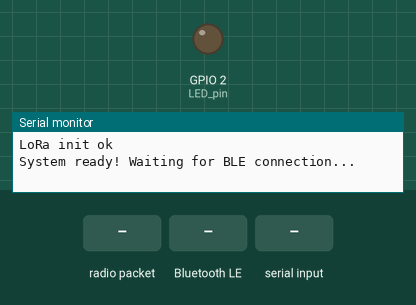
This sketch was run on a simulated ESP32. Parts: output pins drawn as LEDs (lit = HIGH), the last lines printed to the serial monitor. Inputs (shaded band) come from the test bench. No radio packets arrive unless stated; nothing arrives over Bluetooth unless stated; a phone connects over Bluetooth LE 3 s after start.

Above: at 2.4 s.
2.5 s: radio packet "0" arrives
5.5 s: Bluetooth LE write "0" received
At 6.1 s:
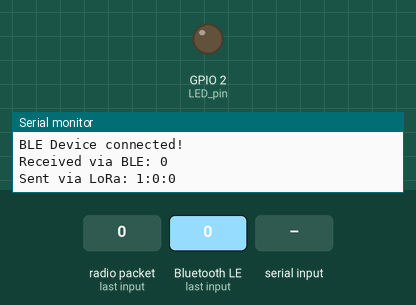
7.2 s: "90:45:200\n" received over Serial
At 8.36 s:
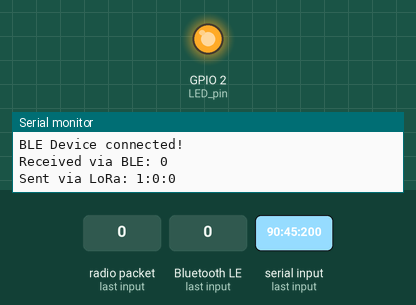
9.9 s: "90:45\n" received over Serial
At 12.1 s:
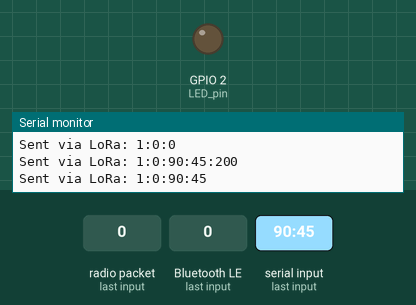
Timing chart, 0 to 13.6 s (numbered marks = the images above; inputs shaded):
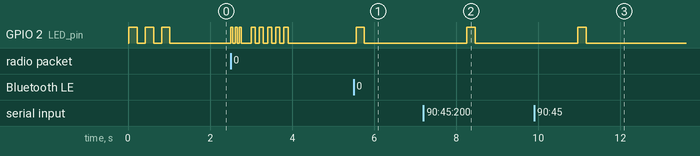

Measured:
- after the input at 5.5 s, GPIO 2 (LED_pin): LOW → HIGH after 0.06 s, → LOW 0.20 s later
- after the input at 7.2 s, GPIO 2 (LED_pin): LOW → HIGH after 1.1 s, → LOW 0.20 s later
- after the input at 9.9 s, GPIO 2 (LED_pin): LOW → HIGH after 1.1 s, → LOW 0.20 s later

The sketch:

LoraDevice1.ino
```cpp
#include <SPI.h>
#include <LoRa.h>
#include <BLEDevice.h>
#include <BLEServer.h>
#include <BLEUtils.h>
#include <BLE2902.h>

#define SCK     5    // GPIO5  -- SX1278's SCK
#define MISO    19   // GPIO19 -- SX1278's MISO
#define MOSI    27   // GPIO27 -- SX1278's MOSI
#define SS      18   // GPIO18 -- SX1278's CS
#define RST     14   // GPIO14 -- SX1278's RESET
#define DI0     26   // GPIO26 -- SX1278's IRQ(Interrupt Request)
#define BAND    915E6

// Device ID - Change this for each device (1, 2, 3, etc.)
const int DEVICE_ID = 1;

// BLE UUIDs
#define SERVICE_UUID        "12345678-1234-1234-1234-123456789abc"
#define CHARACTERISTIC_UUID_TX "12345678-1234-1234-1234-123456789abd"
#define CHARACTERISTIC_UUID_RX "12345678-1234-1234-1234-123456789abe"

BLEServer* pServer = NULL;
BLECharacteristic* pTxCharacteristic;
BLECharacteristic* pRxCharacteristic;
bool deviceConnected = false;
bool oldDeviceConnected = false;

String lastReceivedPacket = "";
String lastSentPacket = "";
unsigned int messageCounter = 0;
bool isTransmitting = false;

// Message structure: "FROM:TO:MESSAGE"
struct LoRaMessage {
  int fromDevice;
  int toDevice;
  String message;
  unsigned long timestamp;
};

class MyServerCallbacks: public BLEServerCallbacks {
    void onConnect(BLEServer* pServer) {
      deviceConnected = true;
      Serial.println("BLE Device connected!");

      // LED indication for BLE connection
      for (int i = 0; i < 5; i++) {
        digitalWrite(2, HIGH);
        delay(100);
        digitalWrite(2, LOW);
        delay(100);
      }
    };

    void onDisconnect(BLEServer* pServer) {
      deviceConnected = false;
      Serial.println("BLE Device disconnected!");
    }
};

// Forward declaration
void sendLoRaMessage(int targetDevice, String message);

class MyCallbacks: public BLECharacteristicCallbacks {
    void onWrite(BLECharacteristic *pCharacteristic) {
      std::string stdValue = pCharacteristic->getValue();
      String value = String(stdValue.c_str());

      if (value.length() > 0) {
        Serial.println("Received via BLE: " + value);

        // Parse message format: "TO_DEVICE:MESSAGE" or just "MESSAGE" (broadcast)
        int colonIndex = value.indexOf(':');
        int targetDevice = 0; // 0 means broadcast to all
        String message = value;

        if (colonIndex > 0) {
          targetDevice = value.substring(0, colonIndex).toInt();
          message = value.substring(colonIndex + 1);
        }

        sendLoRaMessage(targetDevice, message);

        // Send confirmation back to phone
        String confirmation = "LoRa sent: " + message;
        pTxCharacteristic->setValue(confirmation.c_str());
        pTxCharacteristic->notify();
      }
    }
};

void setup() {
  pinMode(2, OUTPUT); // LED pin

  Serial.begin(115200);
  Serial.println("Starting BLE LoRa Transceiver - Device " + String(DEVICE_ID));

  // Initialize BLE
  String deviceName = "LoRa_Device_" + String(DEVICE_ID);
  BLEDevice::init(deviceName.c_str());
  pServer = BLEDevice::createServer();
  pServer->setCallbacks(new MyServerCallbacks());

  BLEService *pService = pServer->createService(SERVICE_UUID);

  // TX Characteristic (Device to Phone)
  pTxCharacteristic = pService->createCharacteristic(
                      CHARACTERISTIC_UUID_TX,
                      BLECharacteristic::PROPERTY_NOTIFY
                    );
  pTxCharacteristic->addDescriptor(new BLE2902());

  // RX Characteristic (Phone to Device)
  pRxCharacteristic = pService->createCharacteristic(
                      CHARACTERISTIC_UUID_RX,
                      BLECharacteristic::PROPERTY_WRITE
                    );
  pRxCharacteristic->setCallbacks(new MyCallbacks());

  pService->start();

  // Start advertising
  BLEAdvertising *pAdvertising = BLEDevice::getAdvertising();
  pAdvertising->addServiceUUID(SERVICE_UUID);
  pAdvertising->setScanResponse(false);
  pAdvertising->setMinPreferred(0x0);
  BLEDevice::startAdvertising();
  Serial.println("BLE advertising started. Device name: LoRa_Device_" + String(DEVICE_ID));

  // Initialize LoRa
  SPI.begin(SCK, MISO, MOSI, SS);
  LoRa.setPins(SS, RST, DI0);

  if (!LoRa.begin(915E6)) {
    Serial.println("Starting LoRa failed!");
    while (1);
  }

  // Set LoRa parameters for better communication
  LoRa.setTxPower(20);
  LoRa.setSpreadingFactor(7);
  LoRa.setSignalBandwidth(125E3);
  LoRa.setCodingRate4(5);
  LoRa.setPreambleLength(8);
  LoRa.setSyncWord(0xF3);

  Serial.println("LoRa init ok");

  // Start in receive mode
  startReceiving();

  // LED indication for successful setup
  for (int i = 0; i < 3; i++) {
    digitalWrite(2, HIGH);
    delay(200);
    digitalWrite(2, LOW);
    delay(200);
  }

  Serial.println("System ready! Waiting for BLE connection...");
}

void loop() {
  // Handle BLE connection changes
  if (!deviceConnected && oldDeviceConnected) {
    delay(500); // give the bluetooth stack time to get things ready
    pServer->startAdvertising(); // restart advertising
    Serial.println("Start advertising again");
    oldDeviceConnected = deviceConnected;
  }

  if (deviceConnected && !oldDeviceConnected) {
    oldDeviceConnected = deviceConnected;
  }

  // Check for Serial messages (for testing)
  if (Serial.available()) {
    String serialMessage = Serial.readString();
    serialMessage.trim();

    if (serialMessage.length() > 0) {
      sendLoRaMessage(0, serialMessage); // Broadcast message
    }
  }

  // Check for incoming LoRa messages
  int packetSize = LoRa.parsePacket();
  if (packetSize) {
    handleIncomingMessage(packetSize);
  }

  delay(10);
}

void sendLoRaMessage(int targetDevice, String message) {
  isTransmitting = true;

  // Stop receiving to send
  LoRa.idle();

  String fullMessage = String(DEVICE_ID) + ":" + String(targetDevice) + ":" + message;

  LoRa.beginPacket();
  LoRa.print(fullMessage);
  LoRa.endPacket();

  lastSentPacket = message;
  messageCounter++;

  // LED indication for transmission
  digitalWrite(2, HIGH);
  delay(200);
  digitalWrite(2, LOW);

  Serial.println("Sent via LoRa: " + fullMessage);

  // Return to receive mode
  startReceiving();
  isTransmitting = false;
}

void handleIncomingMessage(int packetSize) {
  String packet = "";

  for (int i = 0; i < packetSize; i++) {
    packet += (char)LoRa.read();
  }

  int rssi = LoRa.packetRssi();

  // Parse message format: "FROM:TO:MESSAGE"
  LoRaMessage msg = parseMessage(packet);

  // Check if message is for this device or broadcast
  if (msg.toDevice == DEVICE_ID || msg.toDevice == 0) {
    lastReceivedPacket = msg.message;

    Serial.println("Received from Device " + String(msg.fromDevice) + ": " + msg.message);
    Serial.println("RSSI: " + String(rssi));

    // Send to BLE device (phone) if connected
    if (deviceConnected) {
      String bleMessage = "From Device " + String(msg.fromDevice) + ": " + msg.message + " (RSSI: " + String(rssi) + ")";
      pTxCharacteristic->setValue(bleMessage.c_str());
      pTxCharacteristic->notify();
    }

    // LED indication for received message (3 quick blinks)
    for (int i = 0; i < 3; i++) {
      digitalWrite(2, HIGH);
      delay(50);
      digitalWrite(2, LOW);
      delay(50);
    }
  }
}

LoRaMessage parseMessage(String packet) {
  LoRaMessage msg;
  msg.timestamp = millis();

  int firstColon = packet.indexOf(':');
  int secondColon = packet.indexOf(':', firstColon + 1);

  if (firstColon > 0 && secondColon > firstColon) {
    msg.fromDevice = packet.substring(0, firstColon).toInt();
    msg.toDevice = packet.substring(firstColon + 1, secondColon).toInt();
    msg.message = packet.substring(secondColon + 1);
  } else {
    // Fallback for malformed messages
    msg.fromDevice = 0;
    msg.toDevice = DEVICE_ID;
    msg.message = packet;
  }

  return msg;
}

void startReceiving() {
  LoRa.receive();
}

// Function to send test message
void sendTestMessage() {
  String testMsg = "Test message " + String(messageCounter + 1);
  sendLoRaMessage(0, testMsg);
}
```
